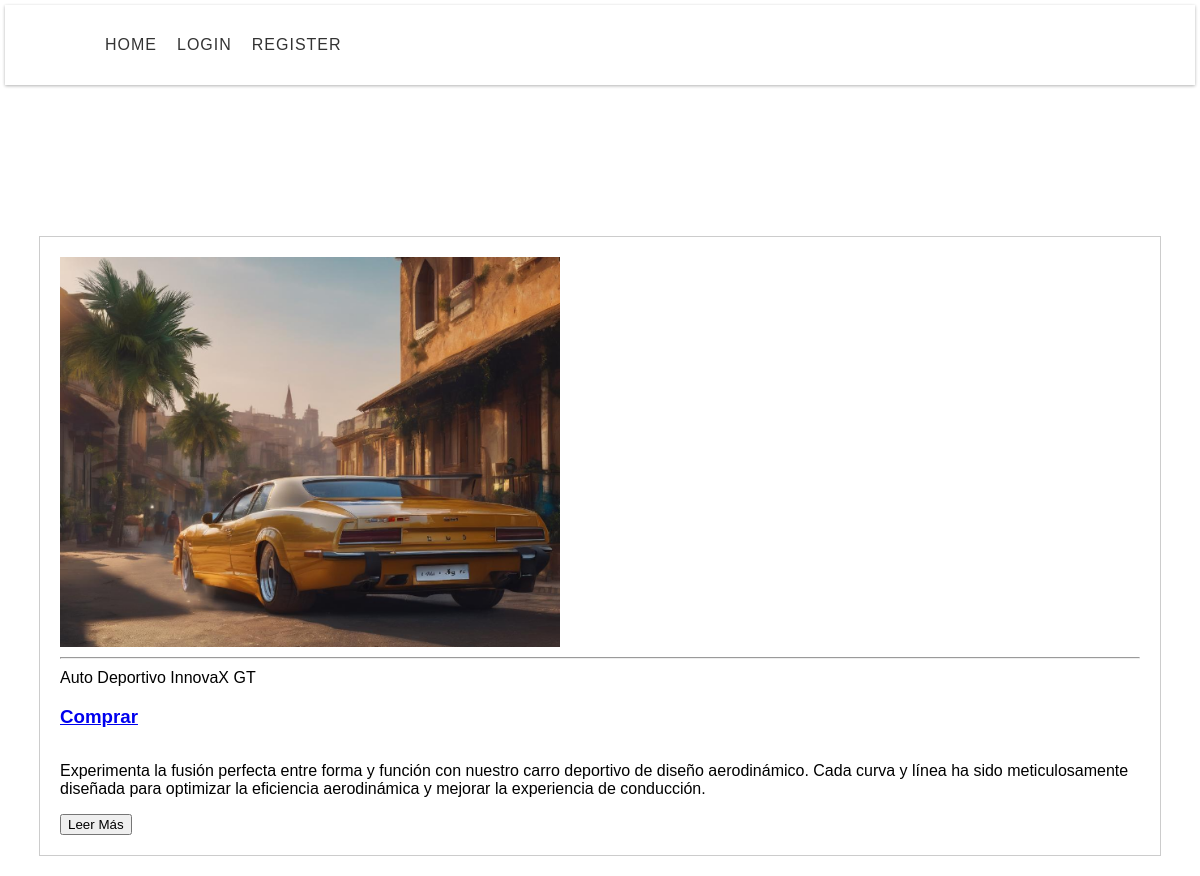
The page /articulo/1/ on the database its author committed.
### tienda/models.py (models this page shows)
class Article(models.Model):
    title = models.CharField(max_length=150, verbose_name='Titulo')
    content = models.CharField(max_length=1000, verbose_name='Contenido')
    image = models.ImageField(default=None, verbose_name="Imagen", upload_to='articles')
    user = models.ForeignKey(User, verbose_name='Usuario', default=None, on_delete=models.CASCADE)
    categories = models.ForeignKey(Category, default=None, null=True, blank=True, verbose_name="Categorias", related_name="Articulos", on_delete=models.CASCADE)
    precio = models.DecimalField(max_digits=10, decimal_places=2, default=0)

### tienda/views.py (the view)
# urls.py: path('articulo/<int:article_id>', views.article, name="article"),
def article(request, article_id):
    article = get_object_or_404(Article, id=article_id)
    category = article.categories
    request.session['last_article_id'] = article_id
    perfiles_validos = UserProfile.objects.filter(user__article__categories=category)
    clases_de_pago = []
    envio = [str('Si')]
    if perfiles_validos.exclude(paypal_account='').exists():
        clases_de_pago.append("Paypal: Si")
    if perfiles_validos.exclude(whatsapp_account='').exists():
        clases_de_pago.append("Whatsapp: Si")
    if perfiles_validos.exclude(mail_account='').exists():
        clases_de_pago.append("Mail: Si")
    if VendedorConfiguracion.envio == True:
        envio.append("Si")
    clases_de_pago_str = " / ".join(clases_de_pago)
    return render(request, 'productos/detail.html', {
        'article': article,
        'category' : category,
        'clases_de_pago_str': clases_de_pago_str,
        'envio': envio,
    })

### tienda/context_processors.py (called while the page is built)
def limpiar_mensajes_antiguos(mensajes_anteriores, limite=10):
    if len(mensajes_anteriores) > limite:
        mensajes_anteriores = mensajes_anteriores[-limite:]
    return mensajes_anteriores

### sitioproductos/tienda/templates/productos/detail.html (shortened to what this page needs)
{% load static %}
    <link rel="stylesheet" type="text/css" href="{% static 'css/styles-detail.css'%}" />
{% include 'productos/header.html' %}
<html>
    <body>
        <main>
            <div class="contenedor">
                <div id="imagendetail">
                    {% if article.image != 'null' and article.image.url|length >= 1 %}
                        <div class="image">
                            <img src="{{ article.image.url }}" id="imagen2"/>
                        </div>
                    {% endif %}
                </div>
                <hr>
                <div class="informacion">
                    <div id="titulo">
                        {{article.title}}
                    </div>
                    <div class="Comprar">
                        <a href="#">
                            <h3>Comprar</h3>
                        </a>
                    </div>
                    <div id="descripcion_article">
                        <p>{{article.content|safe}}</p>
                        <input type="button" value="Leer Más" >
                    </div>
                </div>
            </div>
        </main>
    </body>
</html>

### tienda/static/css/styles-detail.css (style rules this page uses)
body { font-family: Arial, sans-serif; margin: 0; padding: 0; box-sizing: border-box; }
main { width: 90%; max-width: 1200px; margin: 20px auto; border: 1px solid #ccc; padding: 20px; }
#imagendetail { flex: 1; max-width: 500px; }
.image { text-align: center; }
#imagen2 { max-width: 100%; }
.comprar { display: flex; align-items: center; }
hr { margin: 10px 0; }

### rows shown on the page
Article: image (picture), title "Auto Deportivo InnovaX GT", content "Experimenta la fusión perfecta entre forma y función con nuestro carro deportivo de diseño aerodinámico. Cada curva y línea ha sido meticulosamente diseñada para optimizar la eficiencia aerodinámica y mejorar la experiencia de conducción."
